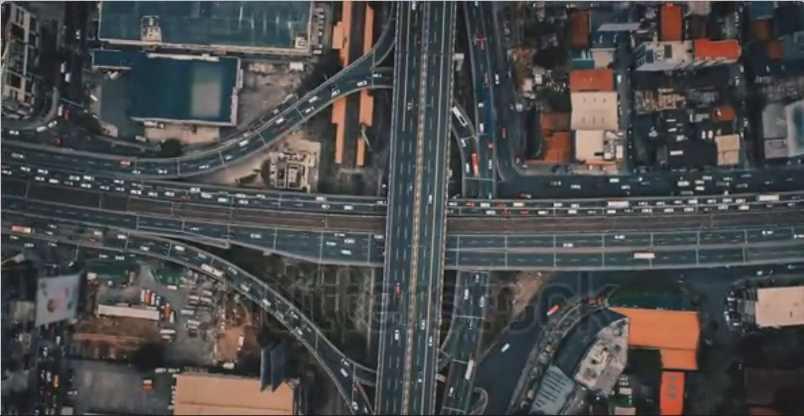
#> input picture frame 135 of Test_Code_Sift/trymefirst.mp4, 804 x 416 px, given in place of 2023-07-23_11-36-50-back.mp4, which was not available
$ python video_undistort.py
#> lines starting #> are read from the running program, lines starting #| are printed output that depends on the picture
import cv2
from scipy.io import loadmat
import numpy as np
# Load the video
video_path = '/Users/mdsazidurrahman/Computer Vision/Test features/project/Tesla/TeslaVC_carreiraVIDEOS/2023-07-23_11-36-50-back.mp4'  # Replace with the path to your video
cap = cv2.VideoCapture(video_path)

# Define the codec and create VideoWriter object
fourcc = cv2.VideoWriter_fourcc(*'XVID')
out = cv2.VideoWriter('undistorted_video.avi', fourcc, 20.0, (int(cap.get(3)), int(cap.get(4))))

# Camera calibration parameters
camera_matrix = np.array([
    [519.4039,   0,      656.7379],
    [0,        518.0534, 451.5029],
    [0,         0,        1.0000]
])# Your camera matrix
radial_distortion = np.array([-0.2658,0.0674,-0.0074])# Your radial distortion coefficients
tangential_distortion = 1e-3*np.array([0.8847, -0.7518])# Your tangential distortion coefficients
distortion_coefficients = np.array([radial_distortion[0],radial_distortion[1],tangential_distortion[0],tangential_distortion[1],radial_distortion[2]])# Your distortion coefficients

while True:
    ret, frame = cap.read()
#> frame is the input picture: shape (416, 804, 3); mean B, G, R 75.5, 75.2, 75.1
    if not ret:
        break

    # Undistort the frame
    undistorted_frame = cv2.undistort(frame, camera_matrix, distortion_coefficients, None, camera_matrix)
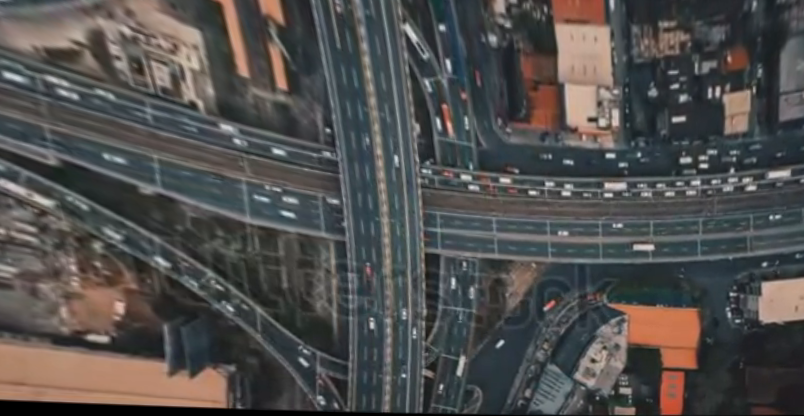
#> undistorted_frame: shape (416, 804, 3); mean B, G, R 77.6, 79, 80.9

    # Write the frame into the new file
    out.write(undistorted_frame)

    # Optional: Display the frame (can be commented out in final script)
    cv2.imshow('Frame', undistorted_frame)
    if cv2.waitKey(1) & 0xFF == ord('q'):
#> (key q is pressed here)
        break

# Release everything when job is finished
cap.release()
out.release()
cv2.destroyAllWindows()

$ run again, starting later in the video
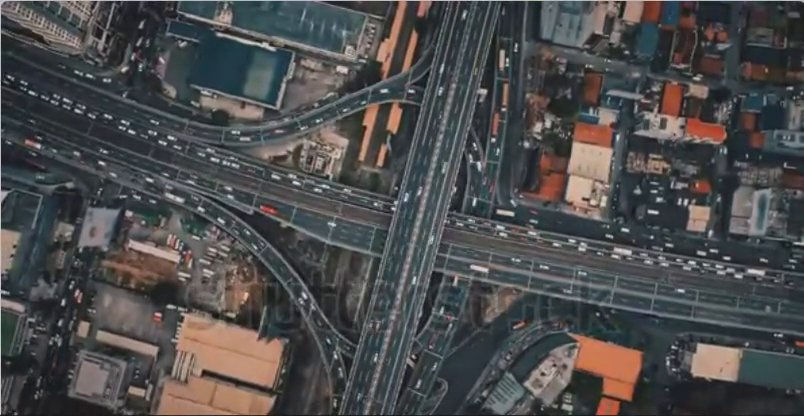
#> input picture frame 610 of Test_Code_Sift/trymefirst.mp4, 804 x 416 px, given in place of 2023-07-23_11-36-50-back.mp4, which was not available
#> frame is the input picture: shape (416, 804, 3); mean B, G, R 76.8, 76.5, 76.7
#> `undistorted_frame = cv2.undistort(frame, camera_matrix, distortion_coe..`:
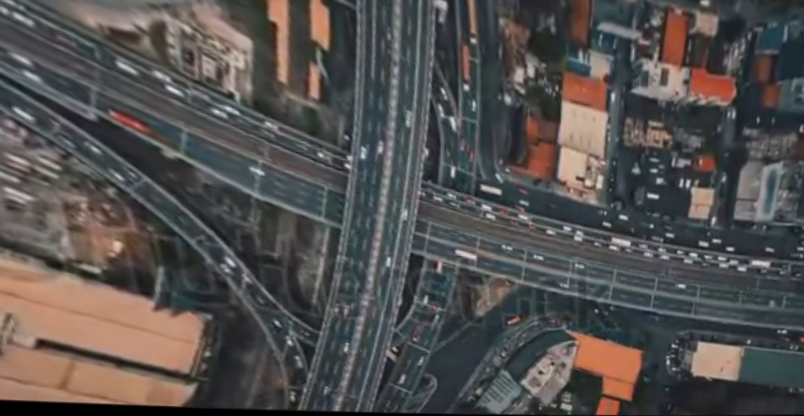
#> undistorted_frame: shape (416, 804, 3); mean B, G, R 79.2, 80.6, 83.9

$ run again, starting later in the video
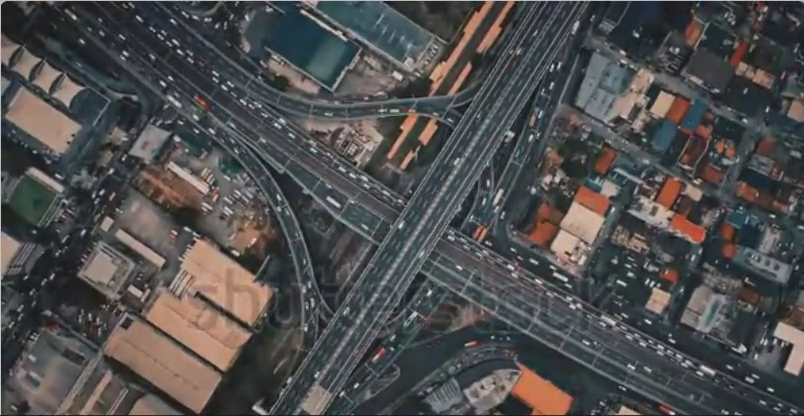
#> input picture frame 1084 of Test_Code_Sift/trymefirst.mp4, 804 x 416 px, given in place of 2023-07-23_11-36-50-back.mp4, which was not available
#> frame is the input picture: shape (416, 804, 3); mean B, G, R 78.2, 78.2, 79
#> `undistorted_frame = cv2.undistort(frame, camera_matrix, distortion_coe..`:
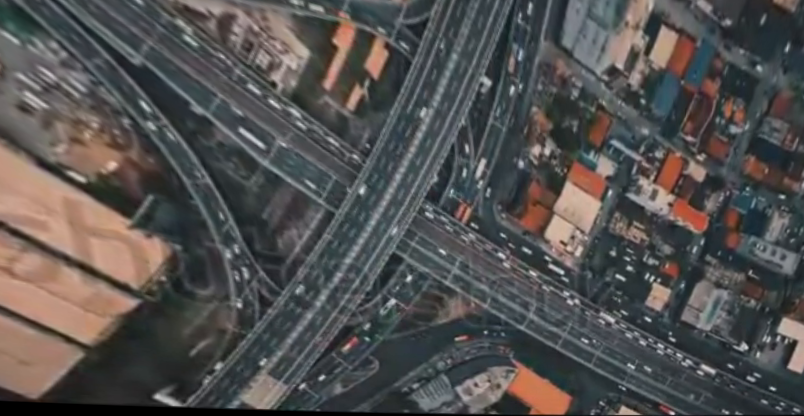
#> undistorted_frame: shape (416, 804, 3); mean B, G, R 80.2, 81.2, 83.3
